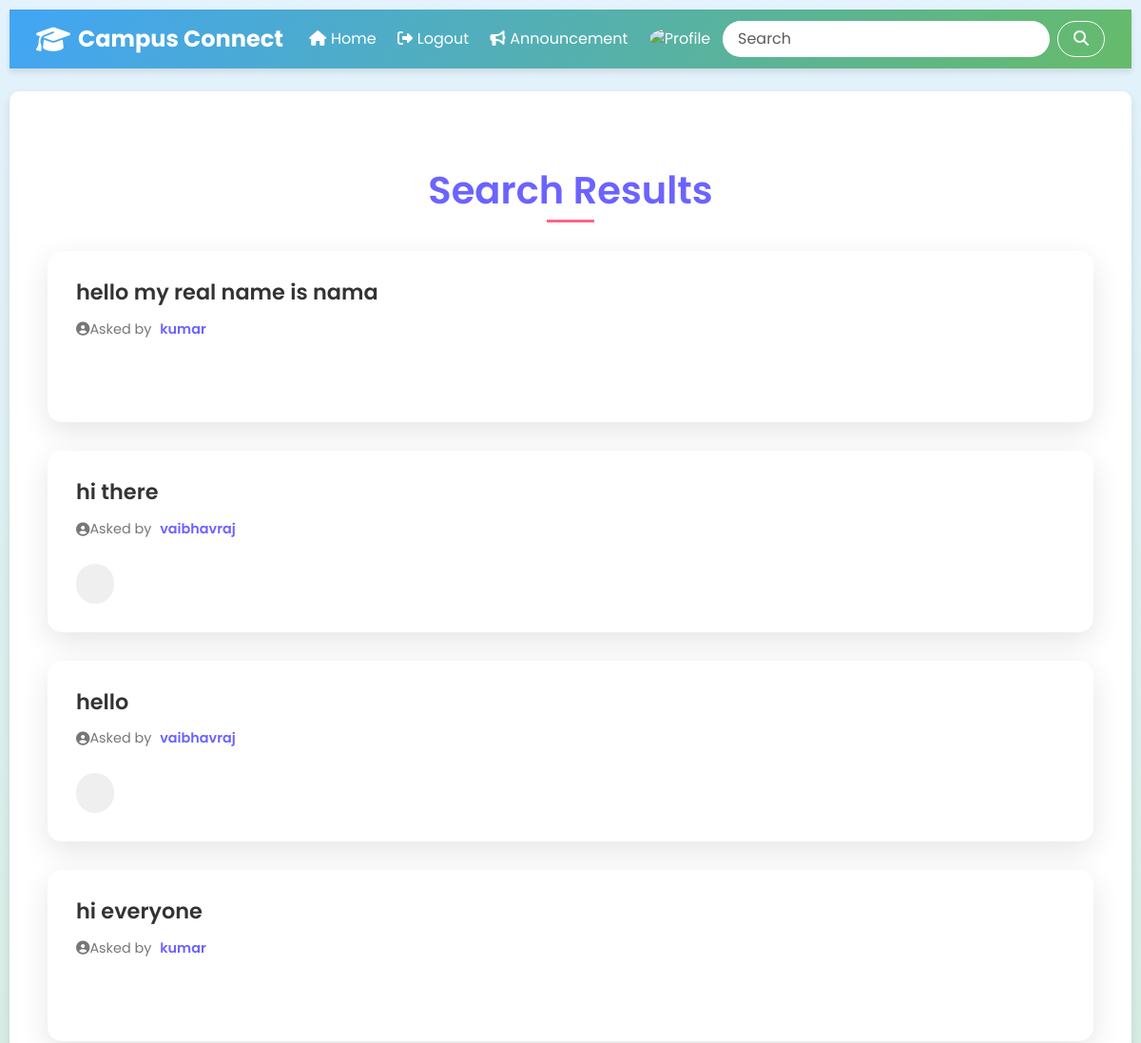
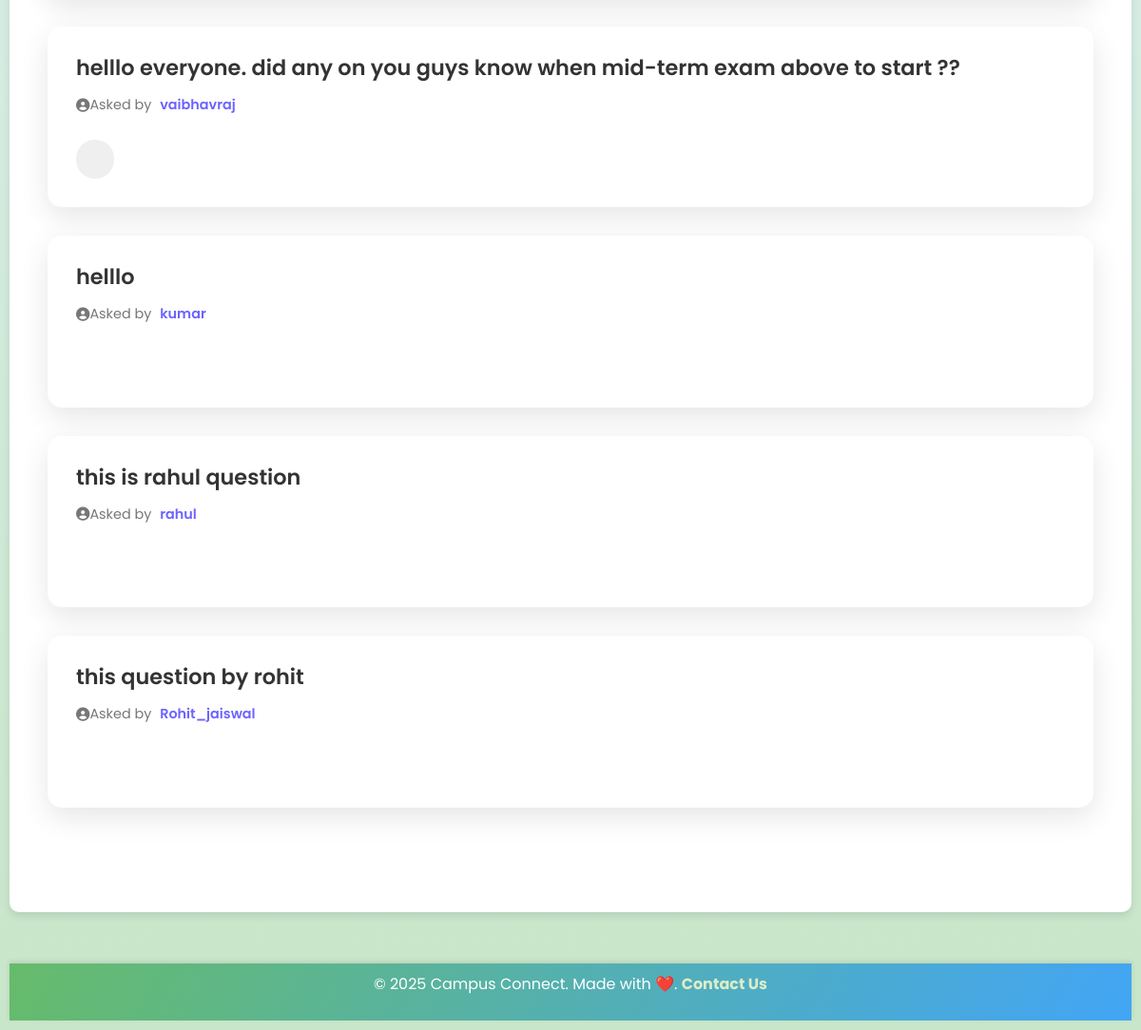
The page /search/ (signed in) on the database as committed earlier (2 pictures, top to bottom).
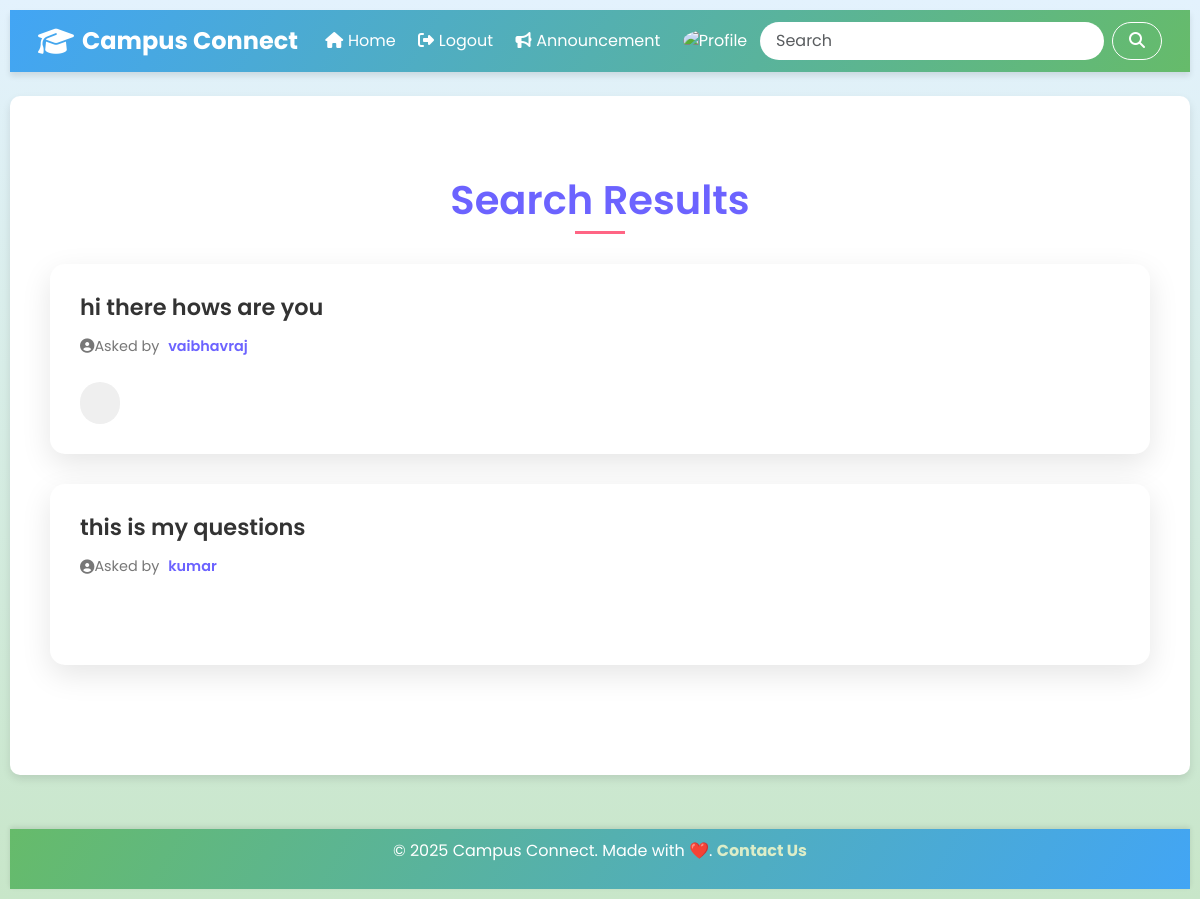
The same page on the database as committed later.
### student/models.py (models this page shows, shortened)
class questions(models.Model):
    user = models.ForeignKey(User,on_delete=models.CASCADE)
    question_text = models.TextField(max_length=240)
    created_on = models.DateField(auto_now_add=True)
    upvotes = models.ManyToManyField(User, related_name="question_upvotes", blank=True)
    downvotes = models.ManyToManyField(User, related_name="question_downvotes", blank=True)

### student/views.py (the view)
# urls.py: path('search/',views.search,name='seach'),
@login_required
def search(request):
    query = request.GET.get('query')
    if query:
        results = questions.objects.filter(
            Q(question_text__icontains=query) |
            Q(user__username__icontains=query)
        ).order_by('-created_on')
    else:
        results = questions.objects.all().order_by('-created_on')
    return render(request, 'search.html', {'results': results, 'query': query})

### student/templates/search.html (shortened to what this page needs)
{% extends "base.html" %}
{% block content %}
<!DOCTYPE html>
<html lang="en">
  <head>
  </head>
  <body>
    <div class="container">
      <h3 id="questions-title">Search Results</h3>
      {% for question in results %}
      <div class="question-container">
        <h5>{{ question.question_text }}</h5>
        <p class="question-info">
          <i class="fas fa-user-circle"></i>
          <span>Asked by <span class="username">{{ question.user.username }}</span></span>
        </p>
        {% if request.user.username == question.user.username %}
        <form action="{% url 'delete_question' question.id %}" style="display: inline;">
          <button type="submit" class="button delete-button">
          </button>
        </form>
        {% endif %}
      </div>
      {% endfor %}
    </div>
  </body>
</html>
{% endblock %}

### templates/base.html (shortened to what this page needs)
{% load static %}
<!DOCTYPE html>
<html lang="en">
  <head>
    <link
      href="https://cdn.jsdelivr.net/npm/bootstrap@5.3.3/dist/css/bootstrap.min.css"
      rel="stylesheet"
    />
    <link rel="stylesheet" href="https://cdnjs.cloudflare.com/ajax/libs/font-awesome/6.5.1/css/all.min.css">
  </head>
  <body>
    <nav class="navbar navbar-expand-lg">
      <div class="container-fluid">
        <a class="navbar-brand" href="#"><i class="fas fa-graduation-cap"></i>Campus Connect</a>
        <div class="collapse navbar-collapse" id="navbarNav">
          <ul class="navbar-nav me-auto mb-2 mb-lg-0">
            <li class="nav-item">
              <a
                class="nav-link {% if request.path == '/' %}active{% endif %}"
                aria-current="page"
                href="{% url 'home' %}"><i class="fas fa-home"></i>Home</a
              >
            </li>
            <li class="nav-item">
              <a class="nav-link" href="{% url 'logout' %}"><i class="fas fa-sign-out-alt"></i>Logout</a>
            </li>
            <li class="nav-item">
              <a class="nav-link" href="{% url 'notice' %}"><i class="fas fa-bullhorn"></i>Announcement</a>
            </li>
            <li class="nav-item">
              <a class="nav-link" href="{% url 'profile' %}">
                <img class="profil" src="https://img.icons8.com/?size=100&id=14736&format=png&color=000000" alt="Profile">
              </a>
            </li>
          </ul>
          <form method="get" action="/search" class="d-flex" role="search">
            <input
              class="form-control me-2"
              type="search"
              placeholder="Search"
              aria-label="Search"
              name="query"
              id="query"
            />
            <button class="btn btn-outline-success" type="submit">
              <i class="fas fa-search"></i>
            </button>
          </form>
        </div>
      </div>
    </nav>
    <main class="container my-4">
      {% block content %}{% endblock %}
    </main>
    <footer>
      <p>&copy; 2025 Campus Connect. Made with ❤️. <a href="#">Contact Us</a></p>
    </footer>
  </body>
</html>

### templates/base.html (style rules this page uses)
body { font-family: "Arial", sans-serif; background: linear-gradient(to bottom, #e3f2fd, #c8e6c9); min-height: 100vh; margin: 0; padding: 0; }
.navbar { background: linear-gradient(120deg, #42a5f5 0%, #66bb6a 100%); box-shadow: 0 4px 6px rgba(0, 0, 0, 0.1); padding: 0.5rem 1rem; }
.navbar-brand { font-size: 1.5rem; font-weight: bold; color: #fff !important; display: flex; align-items: center; }
.navbar-brand i { margin-right: 0.5rem; font-size: 1.8rem; }
.nav-link { color: #fff !important; transition: all 0.3s ease; padding: 0.5rem 1rem; border-radius: 20px; margin: 0 0.2rem; }
.nav-link i { margin-right: 0.3rem; }
.form-control { border-radius: 30px; border: none; padding-left: 1rem; }
.btn-outline-success { border-color: #fff; color: #fff; border-radius: 30px; padding: 0.375rem 1rem; transition: all 0.3s ease; }
.container-fluid { max-width: 1200px; margin: 0 auto; }
main { padding: 20px; background-color: #ffffff; border-radius: 10px; box-shadow: 0 4px 8px rgba(0, 0, 0, 0.1); margin-top: 20px; }
footer { background: linear-gradient(120deg, #66bb6a 0%, #42a5f5 100%); color: #fff; text-align: center; padding: 10px 20px; margin-top: 30px; box-shadow: 0 -2px 5px rgba(0, 0, 0, 0.1); }
footer a { color: #dcedc8; text-decoration: none; font-weight: bold; }
.profil { height: 23px; width: 23px; object-fit: cover; border-radius: 50%; }

### student/templates/search.html (style rules this page uses)
:root { --primary-color: #6C63FF; --secondary-color: #FF6584; --background-color: #F0F2F5; --text-color: #333; --card-bg-color: #ffffff; }
body { font-family: 'Poppins', sans-serif; background-color: var(--background-color); margin: 0; padding: 10px; display: flex; flex-direction: column; min-height: 100vh; }
.container { max-width: 1200px; margin: 0 auto; padding: 40px 20px; flex-grow: 1; }
#questions-title { font-size: 2.5rem; text-align: center; margin-bottom: 40px; color: var(--primary-color); font-weight: 600; position: relative; }
#questions-title::after { content: ''; position: absolute; bottom: -10px; left: 50%; transform: translateX(-50%); width: 50px; height: 3px; background-color: var(--secondary-color); }
.question-container { background-color: var(--card-bg-color); border: none; padding: 30px; margin-bottom: 30px; border-radius: 15px; box-shadow: 0 10px 30px rgba(0, 0, 0, 0.1); transition: all 0.3s ease; position: relative; overflow: hidden; }
.question-container::before { content: ''; position: absolute; top: 0; left: 0; right: 0; height: 4px; background: linear-gradient(to right, var(--primary-color), var(--secondary-color)); transform: scaleX(0); transition: transform 0.3s ease; }
.question-container h5 { font-size: 1.4rem; margin-bottom: 15px; color: var(--text-color); font-weight: 600; }
.question-info { font-size: 0.9rem; color: #777; margin-bottom: 20px; display: flex; align-items: center; }
.question-info .username { font-weight: 600; color: var(--primary-color); margin-left: 5px; }
.button { padding: 10px 20px; border: none; border-radius: 25px; cursor: pointer; font-size: 0.9rem; font-weight: 600; transition: all 0.3s ease; text-transform: uppercase; letter-spacing: 1px; }

Rows that differ between the two databases and show on the page:
removed questions: question_text "hello my real name is nama", user.username "kumar"
removed questions: question_text "hi there", user.username "vaibhavraj"
removed questions: question_text "hello", user.username "vaibhavraj"
removed questions: question_text "hi everyone", user.username "kumar"
removed questions: question_text "helllo everyone. did any on you guys know when mid-term exam above to start ??", user.username "vaibhavraj"
removed questions: question_text "helllo", user.username "kumar"
removed questions: question_text "this is rahul question", user.username "rahul"
removed questions: question_text "this question by rohit", user.username "Rohit_jaiswal"
added questions: question_text "hi there hows are you", user.username "vaibhavraj"
added questions: question_text "this is my questions", user.username "kumar"
